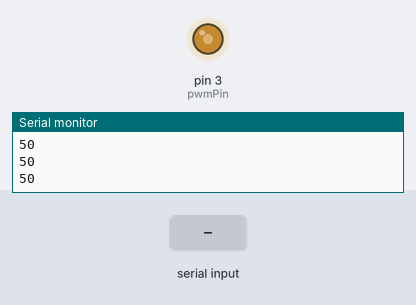
Bench run of a sketch on a simulated Arduino Uno, built with avr-gcc and run on an emulated ATmega328P. Parts: output pins drawn as LEDs (lit = HIGH), the last lines printed to the serial monitor. The inputs (shaded band) are chosen by the test bench.

Above: at 1.2 s.
1.3 s: "90,45\n" received over Serial
At 2.5 s:
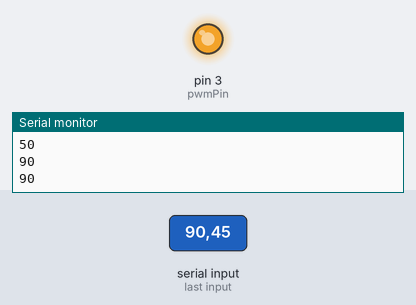
3.0 s: "5\n" received over Serial
At 3.6 s:
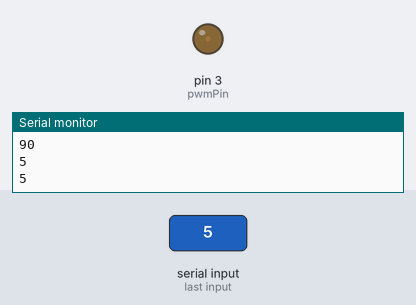
4.5 s: "90\n" received over Serial
At 4.8 s:
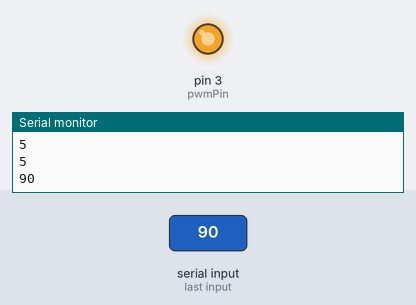
Timing chart, 0 to 7.5 s (numbered marks = the images above; inputs shaded):
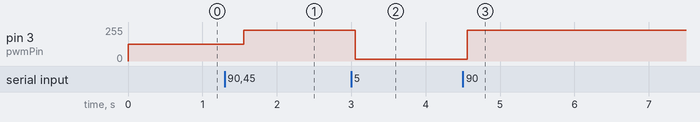

Measured:
- after the input at 1.3 s, pin 3 (pwmPin): 127/255 → 229/255 after 0.26 s
- after the input at 3.0 s, pin 3 (pwmPin): 229/255 → 12/255 after 0.06 s
- after the input at 4.5 s, pin 3 (pwmPin): 12/255 → 229/255 after 0.06 s

The sketch:

sketch_aug21a.ino
```cpp
const int pwmPin = 3;  // PWM pin (you can change this to any PWM pin)
int inputValue = 50;
int pwmValue = map(inputValue, 0, 100, 0, 255);

void setup() {
  Serial.begin(9600);  // Start serial communication at 9600 baud
  pinMode(pwmPin, OUTPUT);  // Set the PWM pin as an output
  analogWrite(pwmPin, pwmValue);
  Serial.println("Please enter an intensity value between 0 and 100 percent.");
  Serial.println("Note the LED will get hot as hell at full intensider");
}

void loop() {
  if (Serial.available() > 0) {
    String inputString = Serial.readStringUntil('\n');  // Read the input value from the serial monitor
    inputValue = inputString.toInt();  // Convert the input string to an integer

    if (inputValue >= 0 && inputValue <= 100) {
      pwmValue = map(inputValue, 0, 100, 0, 255);  // Map the input value to PWM range (0-255)
      analogWrite(pwmPin, pwmValue);  // Set the PWM value on the pin
    } else {
      Serial.println("Please only enter a value between 0 and 100.");
    }
  }
  Serial.println(inputValue);
  delay(500);
}
```
